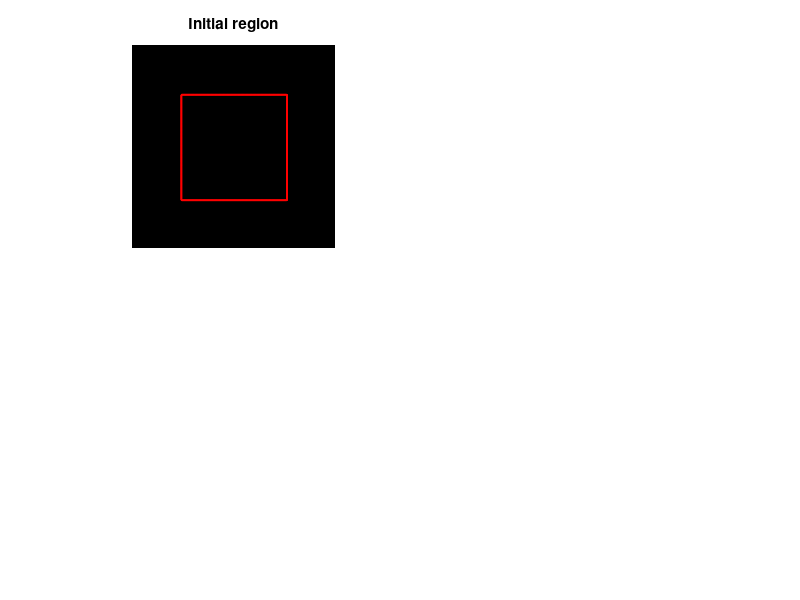

Recreate this plot in MATLAB. (Note: this script raises an error after producing the figure.)
%% Tutorial 04: Time-implicit level set propagation with max flow
%  Martin Rajchl, Imperial College London, 2015

clear all; close all;

% include max-flow solver
addpath(['..', filesep, 'maxflow']);
addpath(['..', filesep, 'lib']);

% 1. Create domain Omega
omega = zeros(256,256);

% 2. Initialize a region as initialization for the zero level set
region = zeros(size(omega),'like', omega);
region(64:196,64:196) = 1;

% visualize initial region
figure();
subplot(2,2,1); imshow(omega,[]);
hold on; contour(region,'r'); hold off;
title('Initial region');

% 3. Construct an s-t graph:
[sx, sy] = size(omega);

Cs = zeros(sx,sy);
Ct = zeros(sx,sy);

% allocate alpha(x), the regularization weight at each node x
alpha = zeros(sx,sy);

% 4. Set up parameters and start level set iterations:
maxLevelSetIterations = 10; % number of maximum time steps
tau = 250; % speed parameter

for t=1:maxLevelSetIterations
        
    % 5. Compute a speed data term based on the current region
    d_speed_inside = bwdist(region == 1,'Euclidean');
    d_speed_outside = bwdist(region == 0,'Euclidean');
    
    % 6. Assign cost as source and sink capacities Cs, Ct in the graph
    Cs = (region.*d_speed_outside)./tau;
    Ct = ((1-region).*d_speed_inside)./tau;
    
    % Assign a regularization weight (equivalent to pairwise terms) for each
    % node x. Here we employ a constant regularization weight alpha. The higher
    % alpha is, the more smoothness penalty is assigned.
    alpha = 0.75.*ones(sx,sy);
    
    % 6. Set up the parameters for the max flow optimizer:
    % [1] graph dimension 1
    % [2] graph dimension 2
    % [3] number of maximum iterations for the optimizer (default 200)
    % [4] an error bound at which we consider the solver converged (default
    %     1e-5)
    % [5] c parameter of the multiplier (default 0.2)
    % [6] step size for the gradient descent step when calulating the spatial
    %     flows p(x) (default 0.16)
    pars = [sx; sy; 200; 1e-5; 0.2; 0.16];
    
    % 7. Call the binary max flow optimizer with Cs, Ct, alpha and pars to obtain
    % the continuous labelling function u, the convergence over iterations
    % (conv), the number of iterations (numIt) and the run time (time);
    [u, conv, numIt, time] = asetsBinaryMF2D(Cs, Ct, alpha, pars);
    
    % 8. Threshold the continuous labelling function u to obtain a discrete
    % segmentation result
    region = u > 0.5;
   
    % visualize the costs
    subplot(2,2,2); imshow(Cs-Ct,[]); title('Cs-Ct');
    subplot(2,2,3); imshow(omega,[]); title(['r(',num2str(t),')']); hold on; contour(region,'r'); hold off;
    subplot(2,2,4); loglog(conv); title(['convergence(',num2str(t),')']);
    drawnow();
        
end


